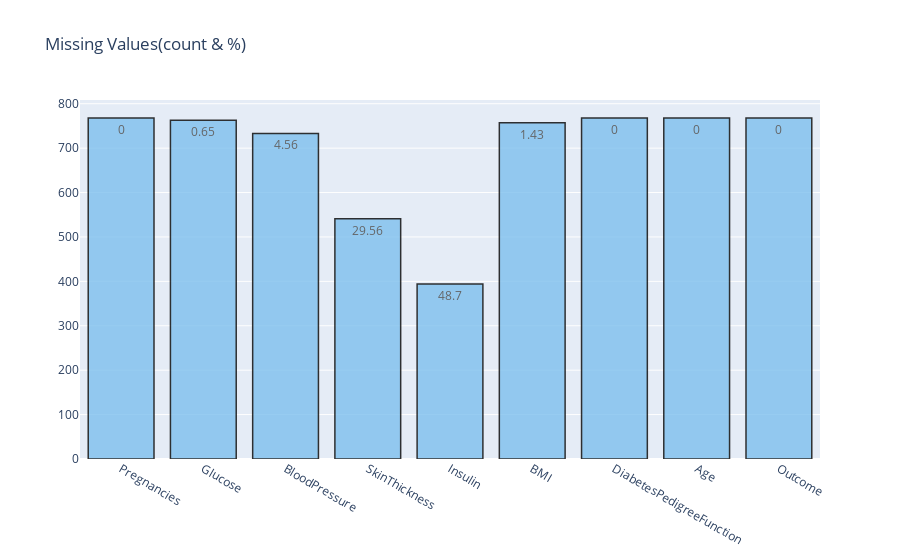

The code cell stored with this chart in its notebook:
### Code cell
#Plotting
missing_plot(data,'Outcome')

### Figure 1 — Plotly figure (JSON) as saved in the notebook; plotly's stock layout.template omitted (floating-point values rounded to 4 significant figures)
{"data": [{"marker": {"color": "#7EC0EE", "line": {"color": "#000000", "width": 1.5}}, "opacity": 0.8, "text": [0, 0.65, 4.56, 29.56, 48.7, 1.43, 0, 0, 0], "textposition": "auto", "type": "bar", "x": ["Pregnancies", "Glucose", "BloodPressure", "SkinThickness", "Insulin", "BMI", "DiabetesPedigreeFunction", "Age", "Outcome"], "y": [768, 763, 733, 541, 394, 757, 768, 768, 768]}], "layout": {"title": {"text": "Missing Values(count & %)"}}}
